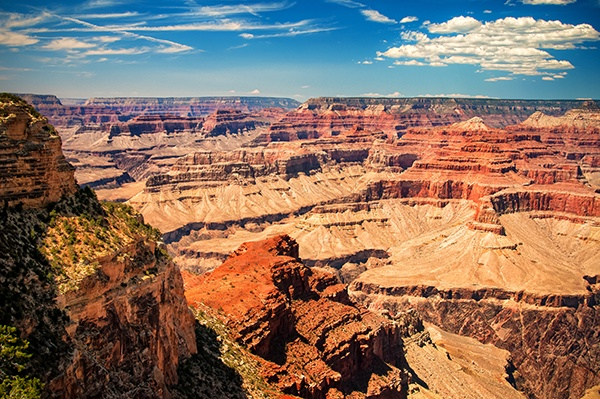
#> input picture 5.rotation/new.jpg, 600 x 399 px
$ python rotate.py new.jpg
#> lines starting #> are read from the running program, lines starting #| are printed output that depends on the picture
# USAGE
# python rotate.py minion.jpg

# import the necessary packages
import imutils
import cv2
import sys

# Get the image
img= sys.argv[1]

# load the image and show it
image = cv2.imread(img)
#> image is the input picture: shape (399, 600, 3); mean B, G, R 97.6, 113.2, 138.3
cv2.imshow("Original", image)


# A simple function to rotate images
rotated = imutils.rotate(image, 180)
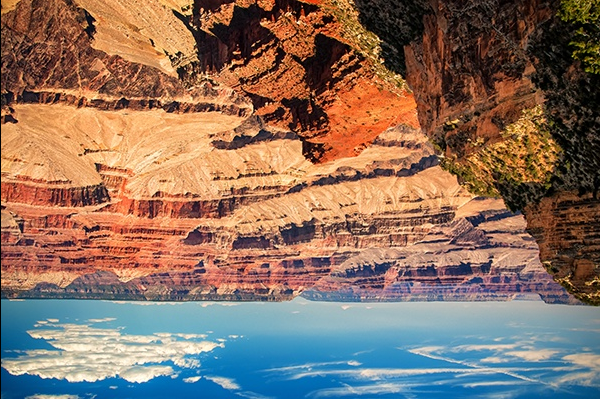
#> rotated: shape (399, 600, 3); mean B, G, R 97.6, 113.1, 138.2
cv2.imshow("Rotated by 180 Degrees", rotated)
cv2.waitKey(0)

for i in range (0,360,20):
	print ("Rotated Angle", i)
	rotated = imutils.rotate(image, i)
	cv2.imshow("Rotated", rotated)
	cv2.waitKey(0)
#> this loop made 18 passes
#> pass 2, `rotated = imutils.rotate(image, i)`:
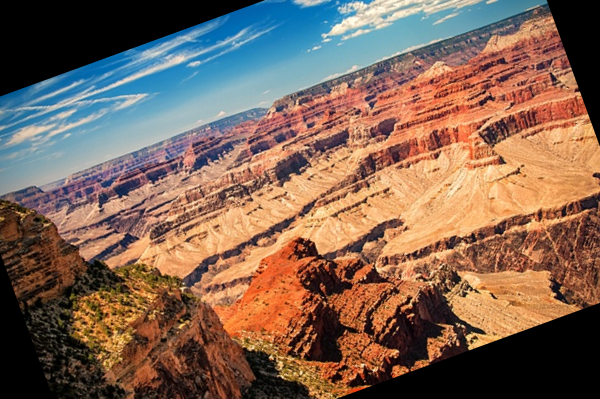
#> rotated: shape (399, 600, 3); mean B, G, R 84.8, 100.6, 126.9
#> pass 3, `rotated = imutils.rotate(image, i)`:
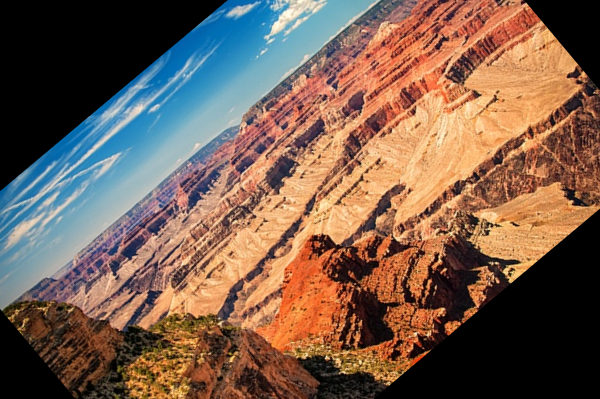
#> rotated: shape (399, 600, 3); mean B, G, R 79.1, 94.1, 119.4
